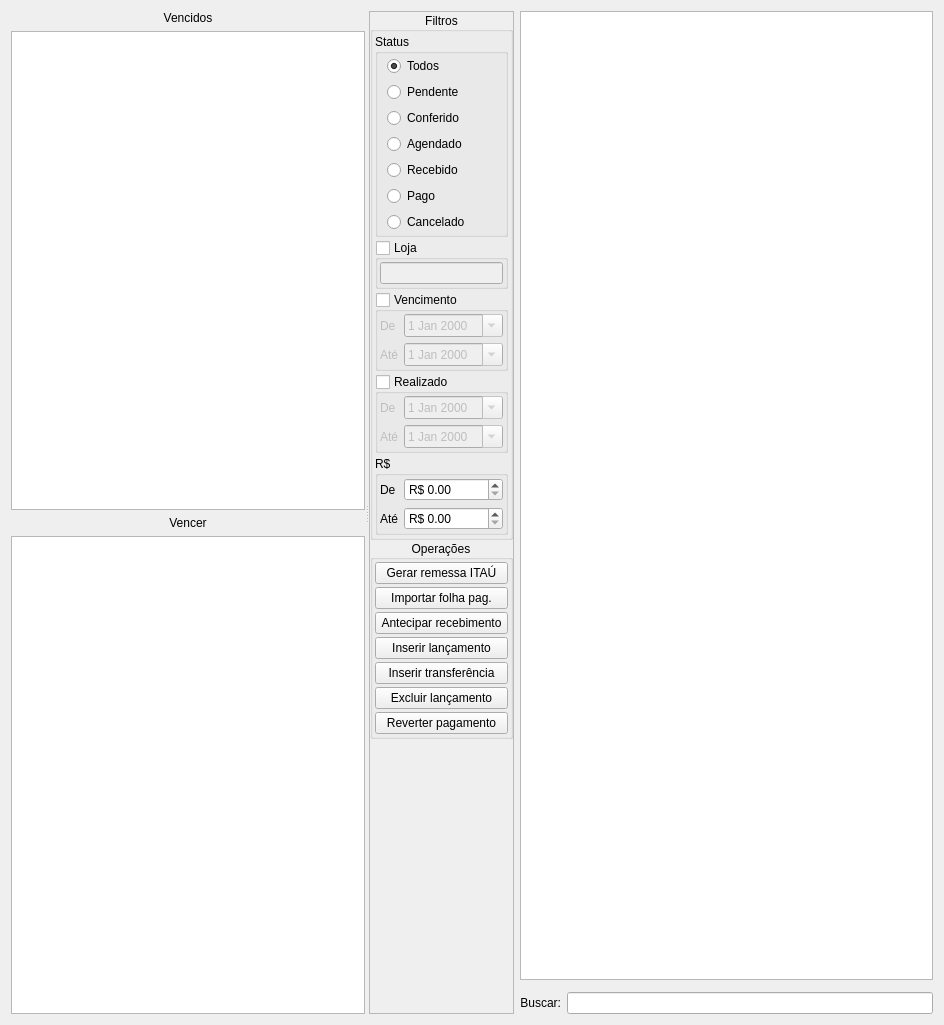
<?xml version="1.0" encoding="UTF-8"?>
<ui version="4.0">
 <class>WidgetFinanceiroContas</class>
 <widget class="QWidget" name="WidgetFinanceiroContas">
  <property name="geometry">
   <rect>
    <x>0</x>
    <y>0</y>
    <width>944</width>
    <height>1025</height>
   </rect>
  </property>
  <property name="windowTitle">
   <string>Form</string>
  </property>
  <layout class="QGridLayout" name="gridLayout_6">
   <item row="0" column="0">
    <widget class="QSplitter" name="splitter">
     <property name="orientation">
      <enum>Qt::Horizontal</enum>
     </property>
     <widget class="QWidget" name="layoutWidget">
      <layout class="QGridLayout" name="gridLayout">
       <item row="1" column="0" colspan="2">
        <widget class="TableView" name="tableVencidos">
         <property name="mouseTracking">
          <bool>true</bool>
         </property>
         <property name="editTriggers">
          <set>QAbstractItemView::NoEditTriggers</set>
         </property>
         <property name="selectionMode">
          <enum>QAbstractItemView::SingleSelection</enum>
         </property>
         <property name="selectionBehavior">
          <enum>QAbstractItemView::SelectRows</enum>
         </property>
         <property name="sortingEnabled">
          <bool>true</bool>
         </property>
        </widget>
       </item>
       <item row="3" column="0" colspan="2">
        <widget class="TableView" name="tableVencer">
         <property name="mouseTracking">
          <bool>true</bool>
         </property>
         <property name="editTriggers">
          <set>QAbstractItemView::NoEditTriggers</set>
         </property>
         <property name="selectionMode">
          <enum>QAbstractItemView::SingleSelection</enum>
         </property>
         <property name="selectionBehavior">
          <enum>QAbstractItemView::SelectRows</enum>
         </property>
         <property name="sortingEnabled">
          <bool>true</bool>
         </property>
        </widget>
       </item>
       <item row="2" column="0" colspan="2">
        <widget class="QLabel" name="label_2">
         <property name="text">
          <string>Vencer</string>
         </property>
         <property name="alignment">
          <set>Qt::AlignCenter</set>
         </property>
        </widget>
       </item>
       <item row="0" column="0" colspan="2">
        <widget class="QLabel" name="label">
         <property name="text">
          <string>Vencidos</string>
         </property>
         <property name="alignment">
          <set>Qt::AlignCenter</set>
         </property>
        </widget>
       </item>
      </layout>
     </widget>
     <widget class="QWidget" name="layoutWidget2">
      <layout class="QGridLayout" name="gridLayout_3">
       <item row="2" column="2">
        <widget class="QLineEdit" name="lineEditBusca">
         <property name="enabled">
          <bool>true</bool>
         </property>
        </widget>
       </item>
       <item row="0" column="0" rowspan="3">
        <widget class="ScrollArea" name="scrollArea">
         <property name="sizePolicy">
          <sizepolicy hsizetype="Preferred" vsizetype="Preferred">
           <horstretch>0</horstretch>
           <verstretch>0</verstretch>
          </sizepolicy>
         </property>
         <property name="widgetResizable">
          <bool>true</bool>
         </property>
         <widget class="QWidget" name="scrollAreaWidgetContents">
          <property name="geometry">
           <rect>
            <x>0</x>
            <y>0</y>
            <width>175</width>
            <height>1003</height>
           </rect>
          </property>
          <layout class="QGridLayout" name="gridLayout_7">
           <property name="leftMargin">
            <number>0</number>
           </property>
           <property name="topMargin">
            <number>0</number>
           </property>
           <property name="rightMargin">
            <number>0</number>
           </property>
           <property name="bottomMargin">
            <number>0</number>
           </property>
           <property name="spacing">
            <number>0</number>
           </property>
           <item row="2" column="0">
            <spacer name="verticalSpacer_5">
             <property name="orientation">
              <enum>Qt::Vertical</enum>
             </property>
             <property name="sizeHint" stdset="0">
              <size>
               <width>0</width>
               <height>0</height>
              </size>
             </property>
            </spacer>
           </item>
           <item row="0" column="0">
            <widget class="QGroupBox" name="groupBoxFiltros">
             <property name="enabled">
              <bool>true</bool>
             </property>
             <property name="title">
              <string>Filtros</string>
             </property>
             <property name="alignment">
              <set>Qt::AlignCenter</set>
             </property>
             <layout class="QVBoxLayout" name="verticalLayout_5">
              <property name="spacing">
               <number>3</number>
              </property>
              <property name="leftMargin">
               <number>2</number>
              </property>
              <property name="topMargin">
               <number>2</number>
              </property>
              <property name="rightMargin">
               <number>2</number>
              </property>
              <property name="bottomMargin">
               <number>2</number>
              </property>
              <item>
               <widget class="QGroupBox" name="groupBox_2">
                <property name="title">
                 <string>Status</string>
                </property>
                <layout class="QVBoxLayout" name="verticalLayout_2">
                 <property name="topMargin">
                  <number>2</number>
                 </property>
                 <property name="rightMargin">
                  <number>2</number>
                 </property>
                 <property name="bottomMargin">
                  <number>2</number>
                 </property>
                 <item>
                  <widget class="QRadioButton" name="radioButtonTodos">
                   <property name="enabled">
                    <bool>true</bool>
                   </property>
                   <property name="text">
                    <string>Todos</string>
                   </property>
                   <property name="checked">
                    <bool>true</bool>
                   </property>
                  </widget>
                 </item>
                 <item>
                  <widget class="QRadioButton" name="radioButtonPendente">
                   <property name="enabled">
                    <bool>true</bool>
                   </property>
                   <property name="text">
                    <string>Pendente</string>
                   </property>
                  </widget>
                 </item>
                 <item>
                  <widget class="QRadioButton" name="radioButtonConferido">
                   <property name="enabled">
                    <bool>true</bool>
                   </property>
                   <property name="text">
                    <string>Conferido</string>
                   </property>
                  </widget>
                 </item>
                 <item>
                  <widget class="QRadioButton" name="radioButtonAgendado">
                   <property name="enabled">
                    <bool>true</bool>
                   </property>
                   <property name="text">
                    <string>Agendado</string>
                   </property>
                  </widget>
                 </item>
                 <item>
                  <widget class="QRadioButton" name="radioButtonRecebido">
                   <property name="enabled">
                    <bool>true</bool>
                   </property>
                   <property name="text">
                    <string>Recebido</string>
                   </property>
                  </widget>
                 </item>
                 <item>
                  <widget class="QRadioButton" name="radioButtonPago">
                   <property name="enabled">
                    <bool>true</bool>
                   </property>
                   <property name="text">
                    <string>Pago</string>
                   </property>
                  </widget>
                 </item>
                 <item>
                  <widget class="QRadioButton" name="radioButtonCancelado">
                   <property name="enabled">
                    <bool>true</bool>
                   </property>
                   <property name="text">
                    <string>Cancelado</string>
                   </property>
                  </widget>
                 </item>
                </layout>
               </widget>
              </item>
              <item>
               <widget class="QGroupBox" name="groupBoxLojas">
                <property name="enabled">
                 <bool>true</bool>
                </property>
                <property name="title">
                 <string>Loja</string>
                </property>
                <property name="checkable">
                 <bool>true</bool>
                </property>
                <property name="checked">
                 <bool>false</bool>
                </property>
                <layout class="QVBoxLayout" name="verticalLayout">
                 <property name="leftMargin">
                  <number>2</number>
                 </property>
                 <property name="topMargin">
                  <number>2</number>
                 </property>
                 <property name="rightMargin">
                  <number>2</number>
                 </property>
                 <property name="bottomMargin">
                  <number>2</number>
                 </property>
                 <item>
                  <widget class="ItemBox" name="itemBoxLojas">
                   <property name="sizePolicy">
                    <sizepolicy hsizetype="Minimum" vsizetype="Fixed">
                     <horstretch>0</horstretch>
                     <verstretch>0</verstretch>
                    </sizepolicy>
                   </property>
                  </widget>
                 </item>
                </layout>
               </widget>
              </item>
              <item>
               <widget class="QGroupBox" name="groupBoxVencimento">
                <property name="enabled">
                 <bool>true</bool>
                </property>
                <property name="title">
                 <string>Vencimento</string>
                </property>
                <property name="checkable">
                 <bool>true</bool>
                </property>
                <property name="checked">
                 <bool>false</bool>
                </property>
                <layout class="QGridLayout" name="gridLayout_8">
                 <property name="leftMargin">
                  <number>2</number>
                 </property>
                 <property name="topMargin">
                  <number>2</number>
                 </property>
                 <property name="rightMargin">
                  <number>2</number>
                 </property>
                 <property name="bottomMargin">
                  <number>2</number>
                 </property>
                 <item row="1" column="1">
                  <widget class="QDateEdit" name="dateEditVencimentoAte">
                   <property name="enabled">
                    <bool>false</bool>
                   </property>
                   <property name="calendarPopup">
                    <bool>true</bool>
                   </property>
                  </widget>
                 </item>
                 <item row="0" column="1">
                  <widget class="QDateEdit" name="dateEditVencimentoDe">
                   <property name="enabled">
                    <bool>false</bool>
                   </property>
                   <property name="calendarPopup">
                    <bool>true</bool>
                   </property>
                  </widget>
                 </item>
                 <item row="0" column="0">
                  <widget class="QLabel" name="label_3">
                   <property name="sizePolicy">
                    <sizepolicy hsizetype="Maximum" vsizetype="Preferred">
                     <horstretch>0</horstretch>
                     <verstretch>0</verstretch>
                    </sizepolicy>
                   </property>
                   <property name="text">
                    <string>De</string>
                   </property>
                  </widget>
                 </item>
                 <item row="1" column="0">
                  <widget class="QLabel" name="label_4">
                   <property name="sizePolicy">
                    <sizepolicy hsizetype="Maximum" vsizetype="Preferred">
                     <horstretch>0</horstretch>
                     <verstretch>0</verstretch>
                    </sizepolicy>
                   </property>
                   <property name="text">
                    <string>Até</string>
                   </property>
                  </widget>
                 </item>
                </layout>
               </widget>
              </item>
              <item>
               <widget class="QGroupBox" name="groupBoxRealizado">
                <property name="enabled">
                 <bool>true</bool>
                </property>
                <property name="title">
                 <string>Realizado</string>
                </property>
                <property name="checkable">
                 <bool>true</bool>
                </property>
                <property name="checked">
                 <bool>false</bool>
                </property>
                <layout class="QGridLayout" name="gridLayout_5">
                 <property name="leftMargin">
                  <number>2</number>
                 </property>
                 <property name="topMargin">
                  <number>2</number>
                 </property>
                 <property name="rightMargin">
                  <number>2</number>
                 </property>
                 <property name="bottomMargin">
                  <number>2</number>
                 </property>
                 <item row="0" column="1">
                  <widget class="QDateEdit" name="dateEditRealizadoDe">
                   <property name="enabled">
                    <bool>false</bool>
                   </property>
                   <property name="calendarPopup">
                    <bool>true</bool>
                   </property>
                  </widget>
                 </item>
                 <item row="1" column="1">
                  <widget class="QDateEdit" name="dateEditRealizadoAte">
                   <property name="enabled">
                    <bool>false</bool>
                   </property>
                   <property name="calendarPopup">
                    <bool>true</bool>
                   </property>
                  </widget>
                 </item>
                 <item row="0" column="0">
                  <widget class="QLabel" name="label_5">
                   <property name="sizePolicy">
                    <sizepolicy hsizetype="Maximum" vsizetype="Preferred">
                     <horstretch>0</horstretch>
                     <verstretch>0</verstretch>
                    </sizepolicy>
                   </property>
                   <property name="text">
                    <string>De</string>
                   </property>
                  </widget>
                 </item>
                 <item row="1" column="0">
                  <widget class="QLabel" name="label_6">
                   <property name="sizePolicy">
                    <sizepolicy hsizetype="Maximum" vsizetype="Preferred">
                     <horstretch>0</horstretch>
                     <verstretch>0</verstretch>
                    </sizepolicy>
                   </property>
                   <property name="text">
                    <string>Até</string>
                   </property>
                  </widget>
                 </item>
                </layout>
               </widget>
              </item>
              <item>
               <widget class="QGroupBox" name="groupBox">
                <property name="title">
                 <string>R$</string>
                </property>
                <layout class="QGridLayout" name="gridLayout_4">
                 <property name="leftMargin">
                  <number>2</number>
                 </property>
                 <property name="topMargin">
                  <number>2</number>
                 </property>
                 <property name="rightMargin">
                  <number>2</number>
                 </property>
                 <property name="bottomMargin">
                  <number>2</number>
                 </property>
                 <item row="0" column="1">
                  <widget class="QDoubleSpinBox" name="doubleSpinBoxDe">
                   <property name="showGroupSeparator" stdset="0">
                    <bool>true</bool>
                   </property>
                   <property name="prefix">
                    <string>R$ </string>
                   </property>
                   <property name="maximum">
                    <double>99999.990000000005239</double>
                   </property>
                  </widget>
                 </item>
                 <item row="1" column="1">
                  <widget class="QDoubleSpinBox" name="doubleSpinBoxAte">
                   <property name="showGroupSeparator" stdset="0">
                    <bool>true</bool>
                   </property>
                   <property name="prefix">
                    <string>R$ </string>
                   </property>
                   <property name="maximum">
                    <double>99999.990000000005239</double>
                   </property>
                  </widget>
                 </item>
                 <item row="0" column="0">
                  <widget class="QLabel" name="label_7">
                   <property name="sizePolicy">
                    <sizepolicy hsizetype="Maximum" vsizetype="Preferred">
                     <horstretch>0</horstretch>
                     <verstretch>0</verstretch>
                    </sizepolicy>
                   </property>
                   <property name="text">
                    <string>De</string>
                   </property>
                  </widget>
                 </item>
                 <item row="1" column="0">
                  <widget class="QLabel" name="label_8">
                   <property name="sizePolicy">
                    <sizepolicy hsizetype="Maximum" vsizetype="Preferred">
                     <horstretch>0</horstretch>
                     <verstretch>0</verstretch>
                    </sizepolicy>
                   </property>
                   <property name="text">
                    <string>Até</string>
                   </property>
                  </widget>
                 </item>
                </layout>
               </widget>
              </item>
             </layout>
            </widget>
           </item>
           <item row="1" column="0">
            <widget class="QGroupBox" name="groupBox_3">
             <property name="title">
              <string>Operações</string>
             </property>
             <property name="alignment">
              <set>Qt::AlignCenter</set>
             </property>
             <layout class="QVBoxLayout" name="verticalLayout_6">
              <property name="spacing">
               <number>3</number>
              </property>
              <property name="leftMargin">
               <number>2</number>
              </property>
              <property name="topMargin">
               <number>2</number>
              </property>
              <property name="rightMargin">
               <number>2</number>
              </property>
              <property name="bottomMargin">
               <number>2</number>
              </property>
              <item>
               <widget class="QPushButton" name="pushButtonRemessaItau">
                <property name="text">
                 <string>Gerar remessa ITAÚ</string>
                </property>
               </widget>
              </item>
              <item>
               <widget class="QPushButton" name="pushButtonImportarFolhaPag">
                <property name="enabled">
                 <bool>true</bool>
                </property>
                <property name="text">
                 <string>Importar folha pag.</string>
                </property>
               </widget>
              </item>
              <item>
               <widget class="QPushButton" name="pushButtonAdiantarRecebimento">
                <property name="enabled">
                 <bool>true</bool>
                </property>
                <property name="text">
                 <string>Antecipar recebimento</string>
                </property>
               </widget>
              </item>
              <item>
               <widget class="QPushButton" name="pushButtonInserirLancamento">
                <property name="enabled">
                 <bool>true</bool>
                </property>
                <property name="text">
                 <string>Inserir lançamento</string>
                </property>
               </widget>
              </item>
              <item>
               <widget class="QPushButton" name="pushButtonInserirTransferencia">
                <property name="enabled">
                 <bool>true</bool>
                </property>
                <property name="text">
                 <string>Inserir transferência</string>
                </property>
               </widget>
              </item>
              <item>
               <widget class="QPushButton" name="pushButtonExcluirLancamento">
                <property name="enabled">
                 <bool>true</bool>
                </property>
                <property name="text">
                 <string>Excluir lançamento</string>
                </property>
               </widget>
              </item>
              <item>
               <widget class="QPushButton" name="pushButtonReverterPagamento">
                <property name="enabled">
                 <bool>true</bool>
                </property>
                <property name="text">
                 <string>Reverter pagamento</string>
                </property>
               </widget>
              </item>
             </layout>
            </widget>
           </item>
          </layout>
         </widget>
        </widget>
       </item>
       <item row="2" column="1">
        <widget class="QLabel" name="labelContasReceberBuscar">
         <property name="enabled">
          <bool>true</bool>
         </property>
         <property name="text">
          <string>Buscar:</string>
         </property>
         <property name="alignment">
          <set>Qt::AlignRight|Qt::AlignTrailing|Qt::AlignVCenter</set>
         </property>
        </widget>
       </item>
       <item row="0" column="1" colspan="2">
        <widget class="TableView" name="table">
         <property name="mouseTracking">
          <bool>true</bool>
         </property>
         <property name="editTriggers">
          <set>QAbstractItemView::NoEditTriggers</set>
         </property>
         <property name="alternatingRowColors">
          <bool>true</bool>
         </property>
         <property name="selectionMode">
          <enum>QAbstractItemView::MultiSelection</enum>
         </property>
         <property name="selectionBehavior">
          <enum>QAbstractItemView::SelectRows</enum>
         </property>
         <property name="sortingEnabled">
          <bool>true</bool>
         </property>
        </widget>
       </item>
      </layout>
     </widget>
    </widget>
   </item>
  </layout>
 </widget>
 <customwidgets>
  <customwidget>
   <class>TableView</class>
   <extends>QTableView</extends>
   <header>src/tableview.h</header>
  </customwidget>
  <customwidget>
   <class>ItemBox</class>
   <extends>QLineEdit</extends>
   <header>src/itembox.h</header>
  </customwidget>
  <customwidget>
   <class>ScrollArea</class>
   <extends>QScrollArea</extends>
   <header>src/scrollarea.h</header>
   <container>1</container>
  </customwidget>
 </customwidgets>
 <tabstops>
  <tabstop>tableVencidos</tabstop>
  <tabstop>tableVencer</tabstop>
  <tabstop>scrollArea</tabstop>
  <tabstop>groupBoxLojas</tabstop>
  <tabstop>itemBoxLojas</tabstop>
  <tabstop>groupBoxVencimento</tabstop>
  <tabstop>dateEditVencimentoDe</tabstop>
  <tabstop>dateEditVencimentoAte</tabstop>
  <tabstop>doubleSpinBoxDe</tabstop>
  <tabstop>doubleSpinBoxAte</tabstop>
  <tabstop>table</tabstop>
  <tabstop>lineEditBusca</tabstop>
 </tabstops>
 <resources/>
 <connections/>
</ui>
